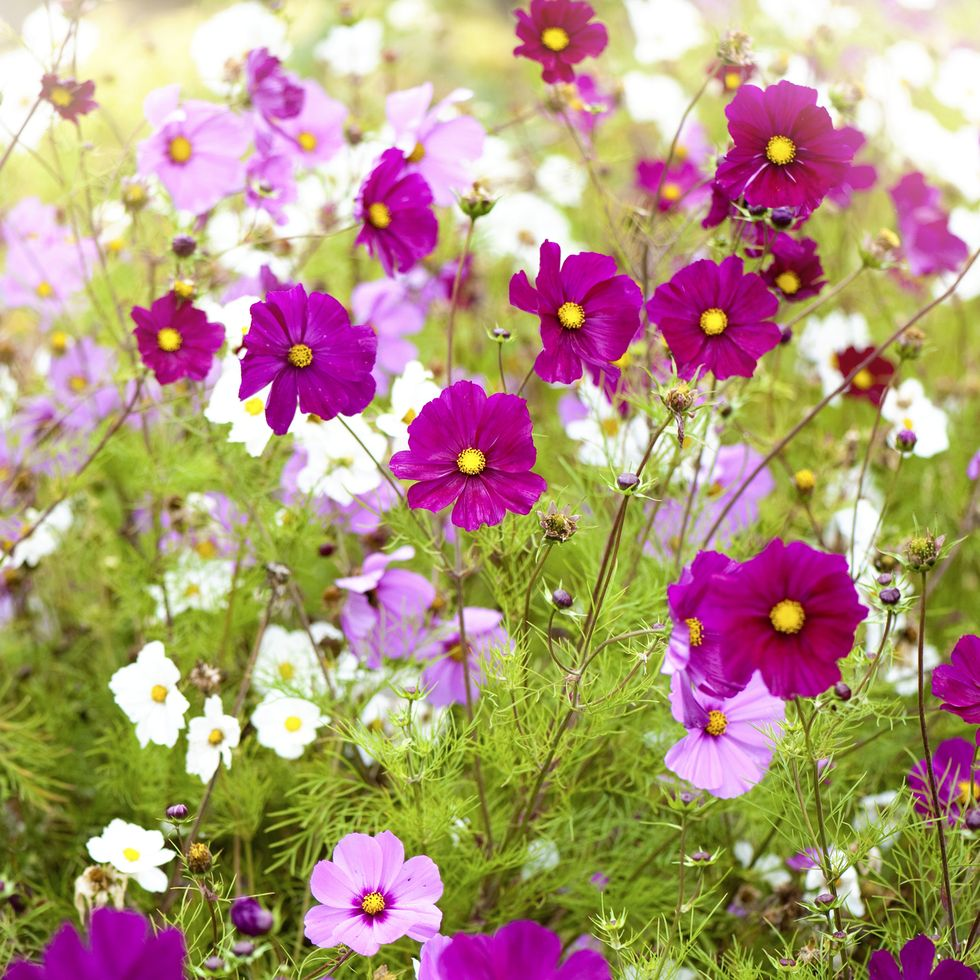
#> input picture Session 4/flowers.jpg, 980 x 980 px
$ jupyter execute 8-rotation_translation_main.ipynb
#> lines starting #> are read from the running program, lines starting #| are printed output that depends on the picture
<div dir="rtl" align="right">
<b>استيراد المكتبات</b><br>
نستورد مكتبة <code>cv2</code> لمعالجة الصور، و<code>matplotlib</code> لعرضها، و<code>numpy</code> لإنشاء مصفوفات التحويل الهندسي.
</div>

[cell 1]
import cv2
from matplotlib import pyplot as plt
import numpy as np

<div dir="rtl" align="right">
<b>قراءة الصورة الأصلية</b><br>
نحمّل صورة الأزهار من القرص وتُخزَّن في المتغير <code>image</code> بنظام BGR.
</div>

[cell 2]
image = cv2.imread('flowers.jpg')
#> image is the input picture: shape (980, 980, 3); mean B, G, R 124.3, 150.3, 177.2

<div dir="rtl" align="right">
<b>عرض الصورة الأصلية</b><br>
نعرض الصورة الأصلية قبل تطبيق أي تحويل هندسي كمرجع للمقارنة.
</div>

[cell 3]
plt.imshow(cv2.cvtColor(image, cv2.COLOR_BGR2RGB))
plt.show()

[cell 4]
image.shape[0:2]
#> Out = (980, 980)

<div dir="rtl" align="right">
<b>استخراج أبعاد الصورة وحساب مركزها</b><br>
نستخرج الارتفاع والعرض من خاصية <code>shape</code> ثم نحسب إحداثيات مركز الصورة.<br>
المركز ضروري لتحديد نقطة الدوران، وبدونه ستدور الصورة حول الزاوية العلوية اليسرى بدلاً من المركز.
</div>

[cell 5]
height, width = image.shape[:2]
#> height = 980; width = 980
center= (width/2, height/2)
#> center = (490, 490)
print(height, width,center)
#| 980 980 (490.0, 490.0)

<div dir="rtl" align="right">
<b>إنشاء مصفوفة الدوران</b><br>
نستخدم <code>cv2.getRotationMatrix2D()</code> لإنشاء مصفوفة التحويل الثنائية الأبعاد (2×3) التي تصف عملية الدوران.<br>
— <code>center</code>: نقطة الدوران (مركز الصورة).<br>
— <code>angle=45</code>: زاوية الدوران بالدرجات عكس اتجاه عقارب الساعة.<br>
— <code>scale=1</code>: معامل التكبير، القيمة 1 تعني بدون تغيير في الحجم.
</div>

[cell 6]
rotate_matrix = cv2.getRotationMatrix2D(center= center, angle=45, scale=1)
rotate_matrix

<div dir="rtl" align="right">
<b>تطبيق الدوران على الصورة</b><br>
نستخدم <code>cv2.warpAffine()</code> لتطبيق مصفوفة الدوران على الصورة.<br>
— <code>src</code>: الصورة المدخلة.<br>
— <code>M</code>: مصفوفة التحويل.<br>
— <code>dsize</code>: أبعاد الصورة الناتجة (عرض، ارتفاع). البكسلات الخارجة عن الحدود تملأ باللون الأسود.
</div>

[cell 7]
rotated_image =  cv2.warpAffine(src = image, M =rotate_matrix , dsize=(width,height))
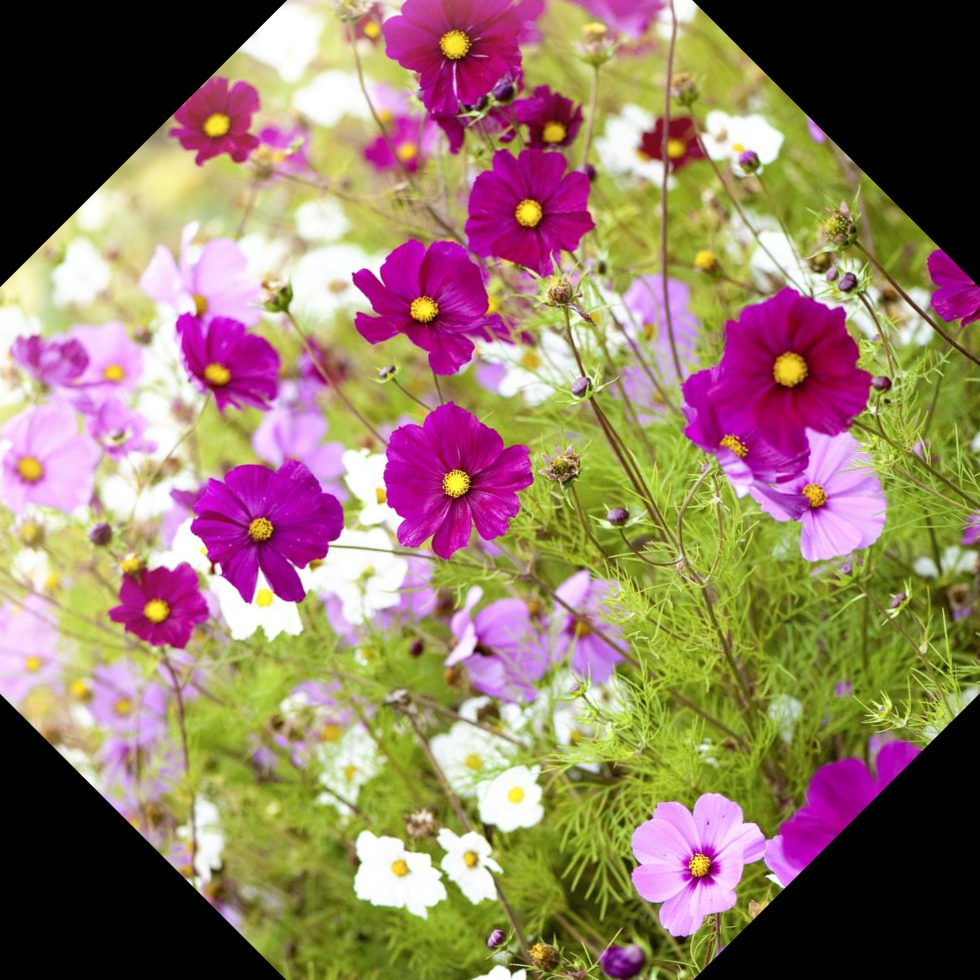
#> rotated_image: shape (980, 980, 3); mean B, G, R 100.5, 121.7, 145.8

<div dir="rtl" align="right">
<b>عرض الصورة بعد الدوران</b><br>
نعرض الصورة بعد تدويرها 45 درجة حول مركزها. لاحظ ظهور مناطق سوداء في الزوايا حيث لا تغطي الصورة الإطار الكامل بعد الدوران.
</div>

[cell 8]
plt.imshow(cv2.cvtColor(rotated_image, cv2.COLOR_BGR2RGB))
plt.show()

x new = 1*x + 0*y + 245<br>
y new = 0*x + 1*y + 245

<div dir="rtl" align="right">
<b>إنشاء مصفوفة الإزاحة (Translation)</b><br>
نحدد مقدار الإزاحة: ربع العرض أفقياً وربع الارتفاع رأسياً.<br>
مصفوفة الإزاحة هي مصفوفة (2×3) بالشكل:<br>
<code>[[1, 0, tx],</code><br>
<code>&nbsp;[0, 1, ty]]</code><br>
حيث <code>tx</code> هي الإزاحة الأفقية و<code>ty</code> هي الإزاحة الرأسية بالبكسل.
</div>

[cell 9]
tx = width/7
#> tx = 140
ty = height/7
#> ty = 140
tx=100
ty=0
translation_matrix = np.array([[1,0,tx],[0,1,ty]], dtype=np.float32)
translation_matrix

<div dir="rtl" align="right">
<b>تطبيق الإزاحة على الصورة</b><br>
نستخدم <code>cv2.warpAffine()</code> مرة أخرى لتطبيق مصفوفة الإزاحة، مما يحرّك الصورة نحو اليمين وللأسفل بمقدار ربع أبعادها. المناطق الفارغة تملأ باللون الأسود.
</div>

[cell 10]
tranlated_image = cv2.warpAffine(src = image, M =translation_matrix , dsize=(width,height))
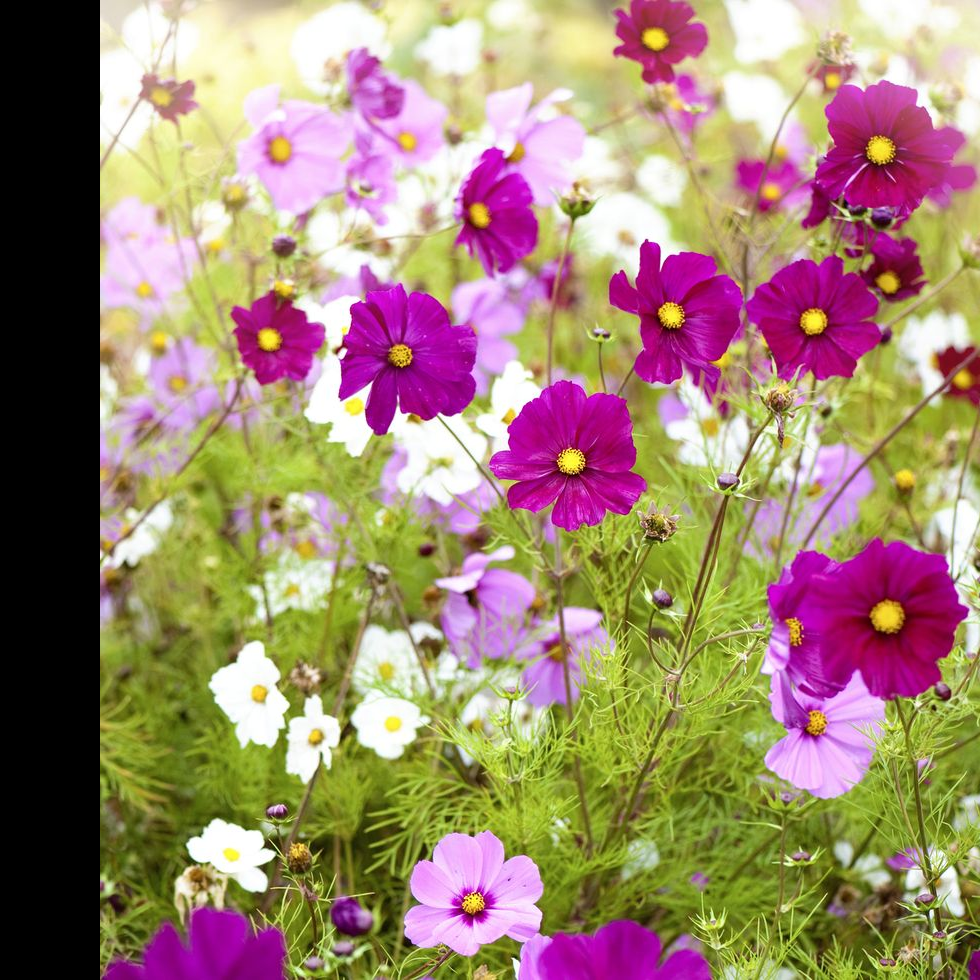
#> tranlated_image: shape (980, 980, 3); mean B, G, R 112.3, 134.5, 159.7

<div dir="rtl" align="right">
<b>عرض الصورة بعد الإزاحة</b><br>
نعرض الصورة بعد تطبيق الإزاحة. لاحظ ظهور أشرطة سوداء في الجهة اليسرى والعلوية حيث تركت الصورة فراغاً بعد تحركها.
</div>

[cell 11]
plt.imshow(cv2.cvtColor(tranlated_image, cv2.COLOR_BGR2RGB))
plt.show()

$ run again, with Session 4/stop_sign.jpg copied over Session 4/flowers.jpg
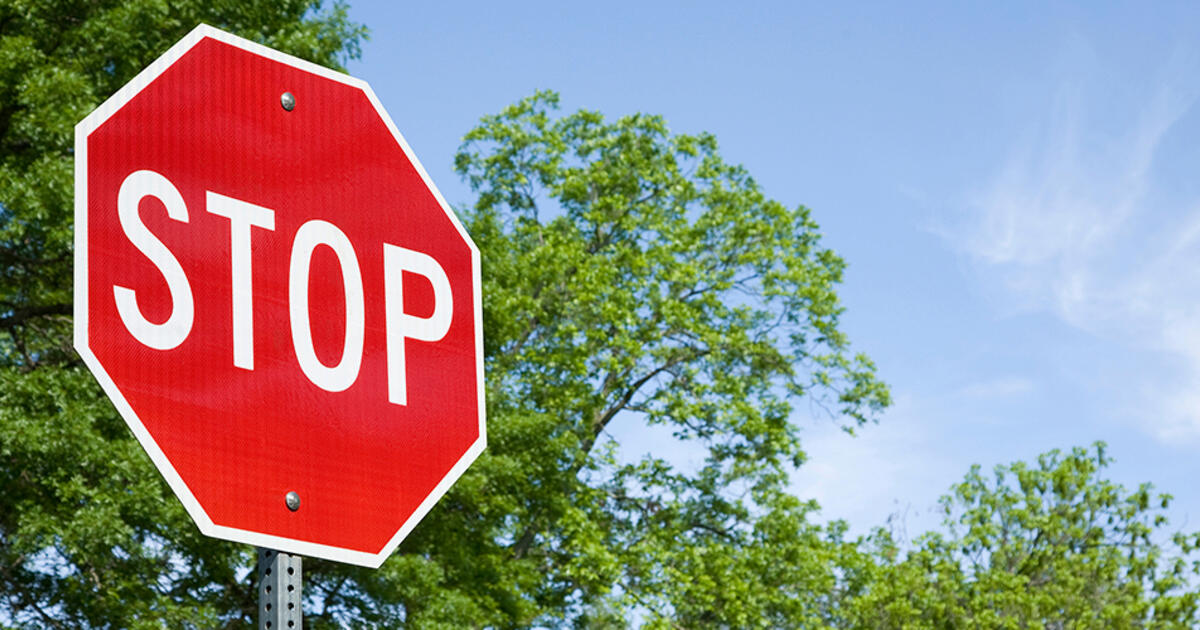
#> input picture Session 4/stop_sign.jpg, 1200 x 630 px
#> image is the input picture: shape (630, 1200, 3); mean B, G, R 134, 138.7, 148.1
#| 630 1200 (600.0, 315.0)
#> `rotated_image =  cv2.warpAffine(src = image, M =rotate_matrix , dsize=..`:
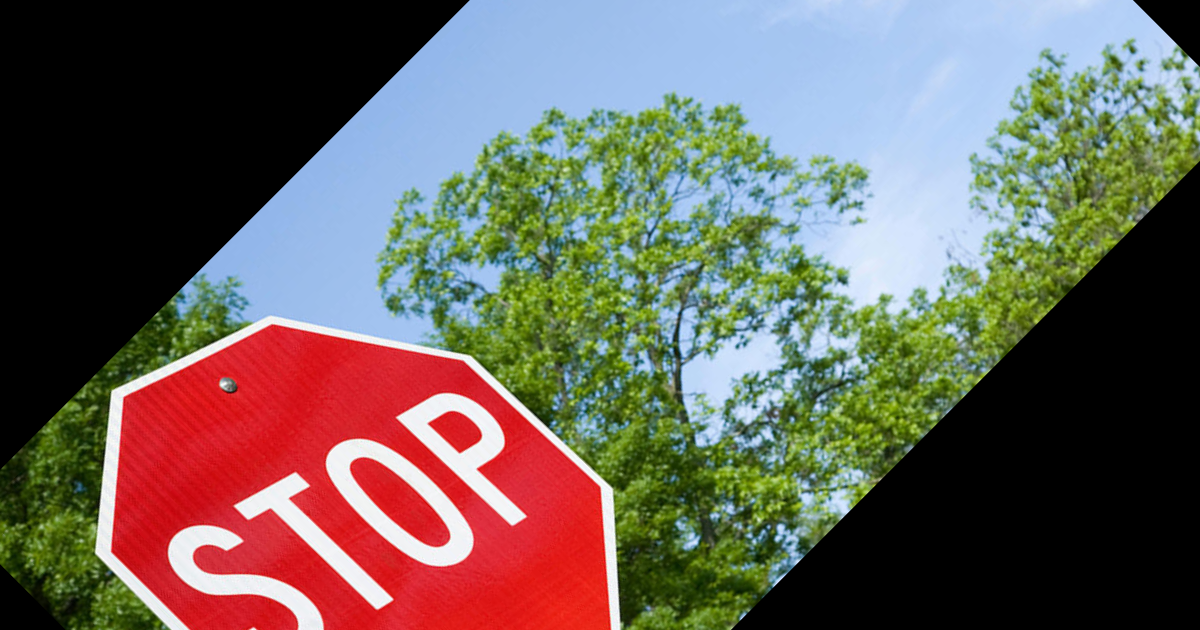
#> rotated_image: shape (630, 1200, 3); mean B, G, R 90.6, 97.2, 106
#> `tranlated_image = cv2.warpAffine(src = image, M =translation_matrix , ..`:
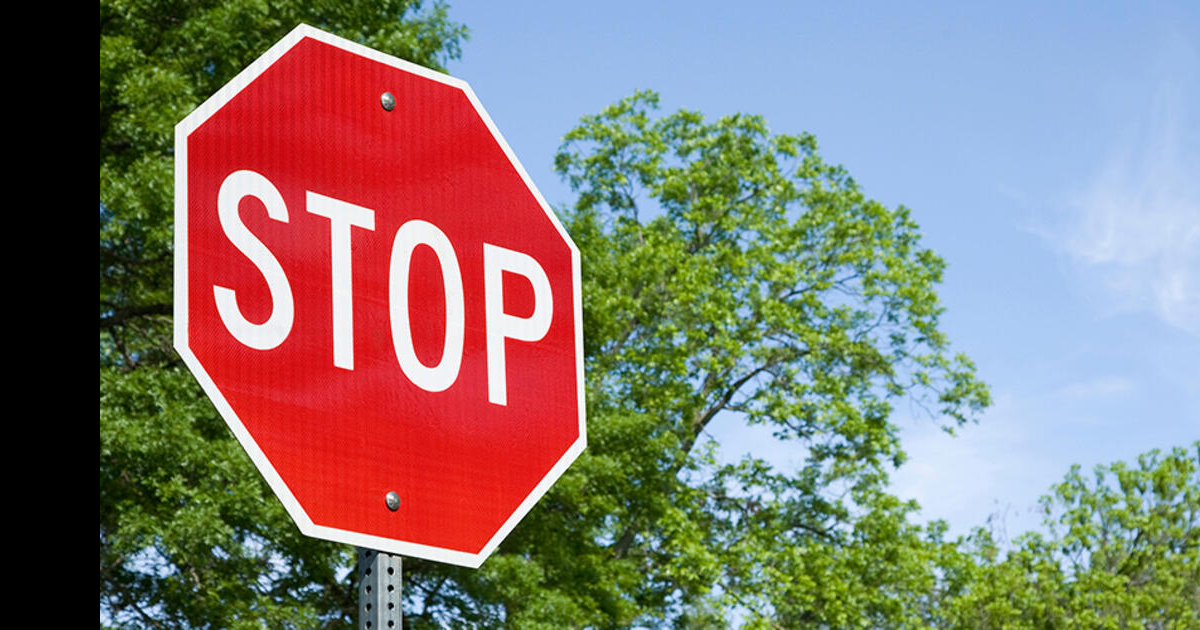
#> tranlated_image: shape (630, 1200, 3); mean B, G, R 115.8, 122.5, 134.1

$ run again, with Session 4/Bilateral.png saved as Session 4/flowers.jpg
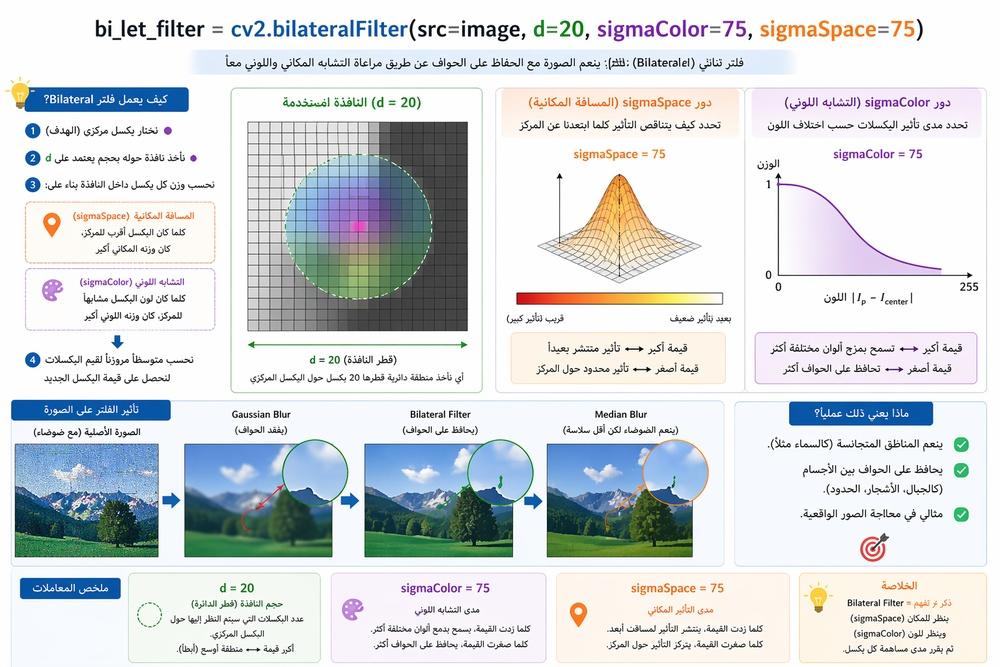
#> input picture Session 4/Bilateral.png, 1000 x 667 px, shrunk from 1536 x 1024 before the run
#> image is the input picture: shape (667, 1000, 3); mean B, G, R 220, 217.5, 213
#| 667 1000 (500.0, 333.5)
#> `rotated_image =  cv2.warpAffine(src = image, M =rotate_matrix , dsize=..`:
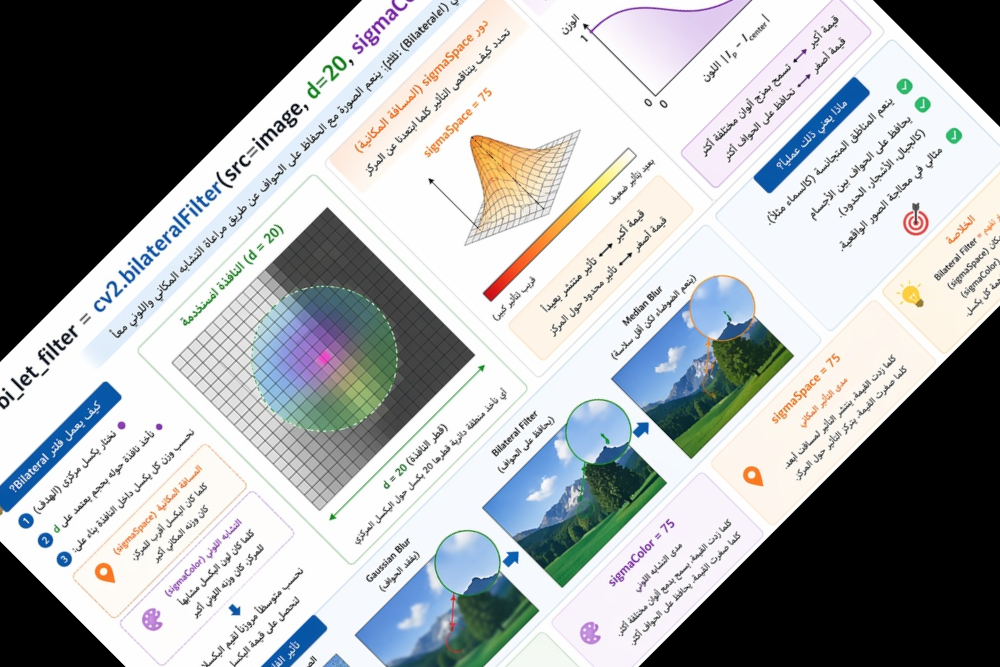
#> rotated_image: shape (667, 1000, 3); mean B, G, R 170, 168.3, 165.2
#> `tranlated_image = cv2.warpAffine(src = image, M =translation_matrix , ..`:
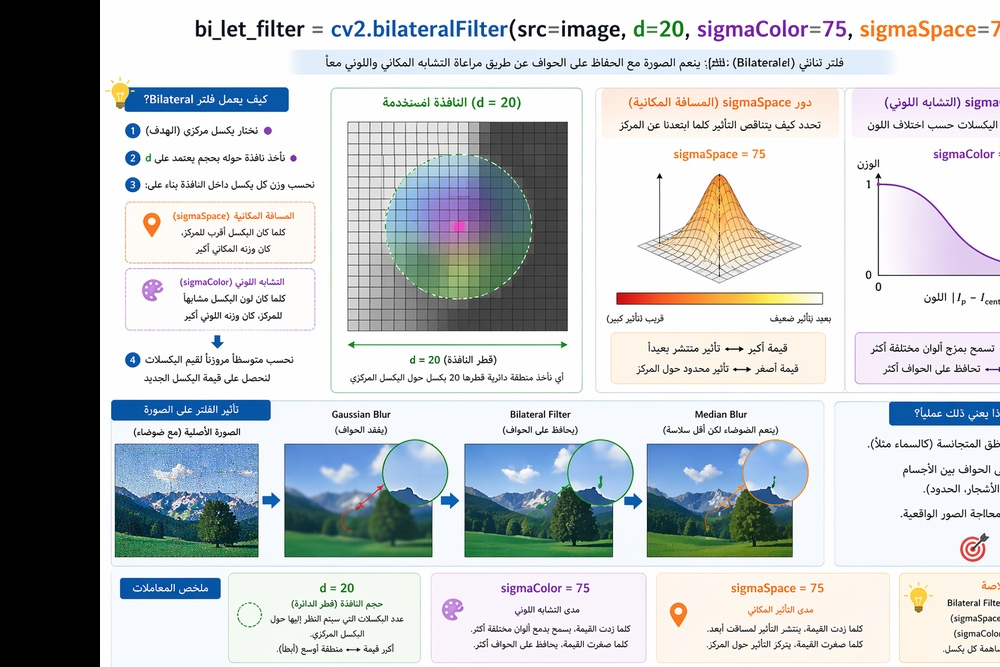
#> tranlated_image: shape (667, 1000, 3); mean B, G, R 195.7, 193.4, 188.8
